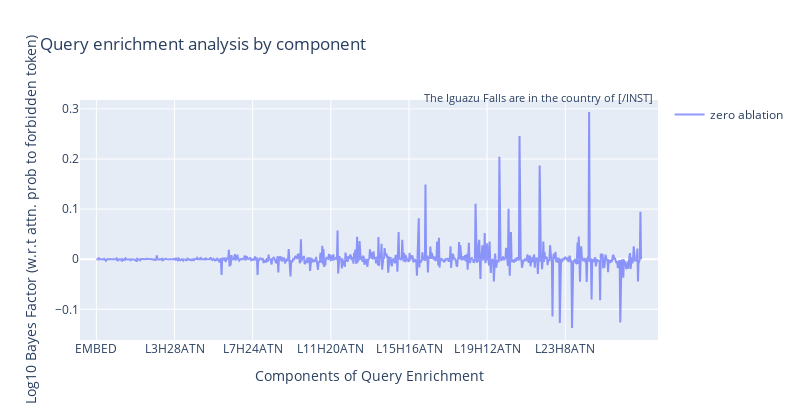
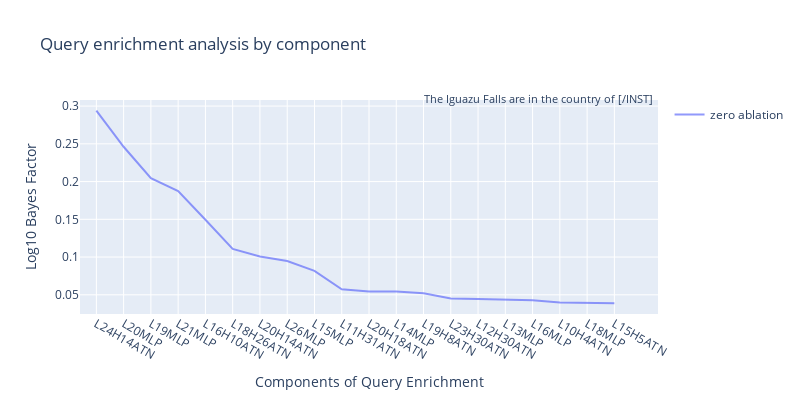

Write notebook code for charts like these, in order.
### Code cell
with torch.no_grad():
    lcs = decomp.get_attn_head_resid_components(
        tl_model=tl_model,
        cache=CACHE,
        layer=LAYER,
        pos=-1,
    ).append_zero()

    attn_to_fpos = l27h29_fpos_attn_prob_via_q(res_deltas=-lcs.components)

orig_fpos_prob = CACHE["pattern", LAYER][HEAD, -1, FPOS]
print(orig_fpos_prob)
log_bfs = orig_fpos_prob.logit() - attn_to_fpos.logit()

utils.plot_head_data(
    lines=[
        (
            f"zero ablation",
            log_bfs / np.log(10),
            lcs.labels,
        ),
    ],
    annotation_text=PD_C.prompt.split("\n")[-1],
    title="Query enrichment analysis by component",
    yaxis_title="Log10 Bayes Factor\n(w.r.t attn. prob to forbidden token)",
    xaxis_title="Components of Query Enrichment",
    height=420,
    width=800,
).show()

indices = torch.topk(log_bfs, 20, largest=True).indices
utils.plot_head_data(
    lines=[
        (
            f"zero ablation",
            log_bfs[indices] / np.log(10),
            [lcs.labels[idx.item()] for idx in indices],
        ),
    ],
    spacing=1,
    annotation_text=PD_C.prompt.split("\n")[-1],
    title="Query enrichment analysis by component",
    yaxis_title="Log10 Bayes Factor",
    xaxis_title="Components of Query Enrichment",
    height=400,
    width=800,
).show()

### Figure 1 — Plotly figure (JSON) as saved in the notebook; plotly's stock layout.template omitted (floating-point values rounded to 4 significant figures; data arrays with more than 128 entries replaced by an {"elided": "..."} marker saying what was removed)
{"data": [{"mode": "lines", "name": "zero ablation", "opacity": 0.7, "type": "scatter", "x": {"elided": "893 str values"}, "y": {"elided": "893 float values"}}], "layout": {"annotations": [{"font": {"size": 11}, "showarrow": false, "text": "The Iguazu Falls are in the country of [/INST] ", "x": 1, "xref": "paper", "y": 1.05, "yref": "paper"}], "height": 420, "hovermode": "x unified", "showlegend": true, "title": {"text": "Query enrichment analysis by component"}, "width": 800, "xaxis": {"range": [-26.79, 919.8], "ticktext": ["EMBED", "L3H28ATN", "L7H24ATN", "L11H20ATN", "L15H16ATN", "L19H12ATN", "L23H8ATN"], "tickvals": [0, 128, 256, 384, 512, 640, 768], "title": {"text": "Components of Query Enrichment"}}, "yaxis": {"title": {"text": "Log10 Bayes Factor\n(w.r.t attn. prob to forbidden token)"}}}}

### Figure 2 — Plotly figure (JSON) as saved in the notebook; plotly's stock layout.template omitted (floating-point values rounded to 4 significant figures)
{"data": [{"mode": "lines", "name": "zero ablation", "opacity": 0.7, "type": "scatter", "x": ["L24H14ATN", "L20MLP", "L19MLP", "L21MLP", "L16H10ATN", "L18H26ATN", "L20H14ATN", "L26MLP", "L15MLP", "L11H31ATN", "L20H18ATN", "L14MLP", "L19H8ATN", "L23H30ATN", "L12H30ATN", "L13MLP", "L16MLP", "L10H4ATN", "L18MLP", "L15H5ATN"], "y": [0.2939, 0.2461, 0.2045, 0.1873, 0.1494, 0.1107, 0.1007, 0.09485, 0.08182, 0.05728, 0.0545, 0.05439, 0.05212, 0.04513, 0.04461, 0.0442, 0.04282, 0.03972, 0.0388, 0.03877]}], "layout": {"annotations": [{"font": {"size": 11}, "showarrow": false, "text": "The Iguazu Falls are in the country of [/INST] ", "x": 1, "xref": "paper", "y": 1.05, "yref": "paper"}], "height": 400, "hovermode": "x unified", "showlegend": true, "title": {"text": "Query enrichment analysis by component"}, "width": 800, "xaxis": {"range": [-0.6, 20.6], "ticktext": ["L24H14ATN", "L20MLP", "L19MLP", "L21MLP", "L16H10ATN", "L18H26ATN", "L20H14ATN", "L26MLP", "L15MLP", "L11H31ATN", "L20H18ATN", "L14MLP", "L19H8ATN", "L23H30ATN", "L12H30ATN", "L13MLP", "L16MLP", "L10H4ATN", "L18MLP", "L15H5ATN"], "tickvals": [0, 1, 2, 3, 4, 5, 6, 7, 8, 9, 10, 11, 12, 13, 14, 15, 16, 17, 18, 19], "title": {"text": "Components of Query Enrichment"}}, "yaxis": {"title": {"text": "Log10 Bayes Factor"}}}}
